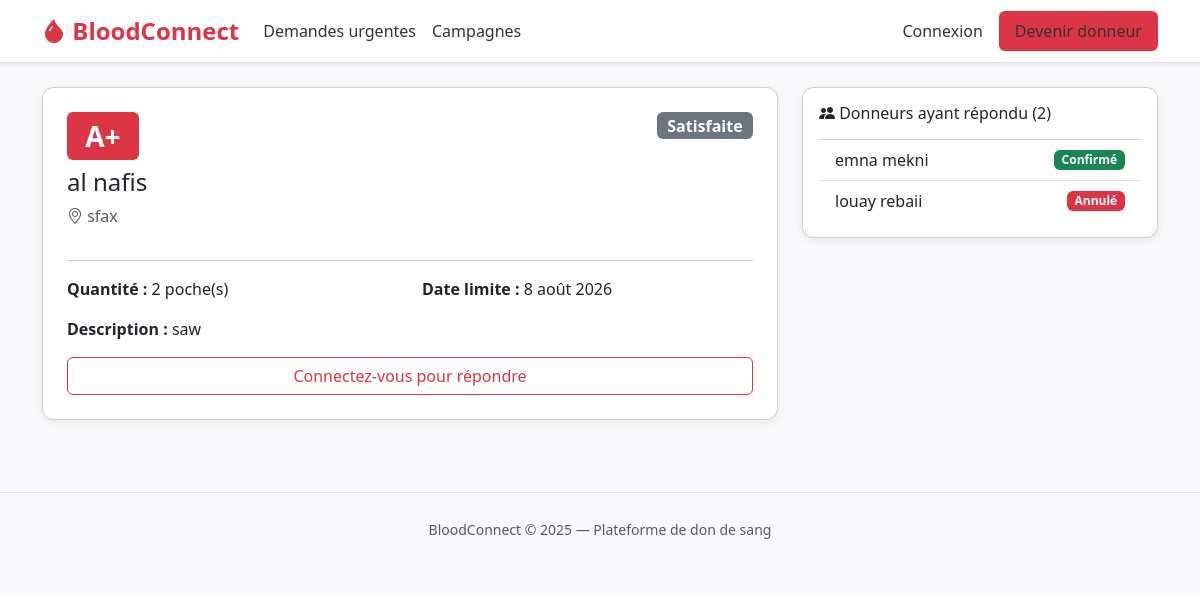
/demandes/5/, run on the app's committed database.
### core/models.py (models this page shows, shortened)
class DemandeUrgente(models.Model):
    STATUT_CHOICES = [
        ('active', 'Active'),
        ('cloturee', 'Clôturée'),
        ('satisfaite', 'Satisfaite'),
    ]
    hopital = models.ForeignKey(Hopital, on_delete=models.CASCADE, related_name='demandes')
    groupe_sanguin = models.CharField(max_length=3, choices=BLOOD_GROUPS)
    quantite = models.PositiveIntegerField(help_text="Nombre de poches")
    delai = models.DateField(help_text="Date limite")
    description = models.TextField(blank=True)
    statut = models.CharField(max_length=20, choices=STATUT_CHOICES, default='active')
    date_creation = models.DateTimeField(auto_now_add=True)

class Hopital(models.Model):
    user = models.OneToOneField(User, on_delete=models.CASCADE, related_name='hopital')
    nom = models.CharField(max_length=200)
    adresse = models.TextField()
    ville = models.CharField(max_length=100)
    numero_agrement = models.CharField(max_length=50, unique=True)
    valide = models.BooleanField(default=False)

class ReponseAppel(models.Model):
    STATUT_CHOICES = [
        ('en_attente', 'En attente'),
        ('confirme', 'Confirmé'),
        ('annule', 'Annulé'),
    ]
    demande = models.ForeignKey(DemandeUrgente, on_delete=models.CASCADE, related_name='reponses')
    donneur = models.ForeignKey(Donneur, on_delete=models.CASCADE, related_name='reponses')
    date_reponse = models.DateTimeField(auto_now_add=True)
    statut = models.CharField(max_length=20, choices=STATUT_CHOICES, default='en_attente')
    class Meta:
        unique_together = ('demande', 'donneur')

class Donneur(models.Model):
    SEX_CHOICES = [('M', 'Homme'), ('F', 'Femme')]
    user = models.OneToOneField(User, on_delete=models.CASCADE, related_name='donneur')
    groupe_sanguin = models.CharField(max_length=3, choices=BLOOD_GROUPS)
    sexe = models.CharField(max_length=1, choices=SEX_CHOICES)
    date_naissance = models.DateField()
    ville = models.CharField(max_length=100)
    actif = models.BooleanField(default=True)

### core/views/demande_views.py (the view)
# urls.py: path('<int:pk>/', demande_views.detail_demande, name='detail_demande'),
def detail_demande(request, pk):
    demande = get_object_or_404(DemandeUrgente, pk=pk)
    reponses = demande.reponses.select_related('donneur__user').all()
    deja_repondu = False
    est_donneur = False
    if request.user.is_authenticated and hasattr(request.user, 'donneur'):
        est_donneur = True
        deja_repondu = ReponseAppel.objects.filter(
            demande=demande,
            donneur=request.user.donneur
        ).exists()
    context = {
        'demande': demande,
        'reponses': reponses,
        'deja_repondu': deja_repondu,
        'est_donneur': est_donneur,
    }
    return render(request, 'demandes/detail.html', context)

### templates/demandes/detail.html (shortened to what this page needs)
{% extends 'base.html' %}
{% block content %}
<div class="row">
  <div class="col-md-8">
    <div class="card p-4 mb-4">
      <div class="d-flex justify-content-between align-items-start">
        <div>
          <span class="badge bg-danger fs-3 mb-2">{{ demande.groupe_sanguin }}</span>
          <h4>{{ demande.hopital.nom }}</h4>
          <p class="text-muted"><i class="bi bi-geo-alt"></i> {{ demande.hopital.ville }}</p>
        </div>
        <span class="badge bg-{% if demande.statut == 'active' %}success{% else %}secondary{% endif %} fs-6">
          {{ demande.get_statut_display }}
        </span>
      </div>
      <hr>
      <div class="row">
        <div class="col-6">
          <p><strong>Quantité :</strong> {{ demande.quantite }} poche(s)</p>
        </div>
        <div class="col-6">
          <p><strong>Date limite :</strong> {{ demande.delai }}</p>
        </div>
      </div>
      {% if demande.description %}
        <p><strong>Description :</strong> {{ demande.description }}</p>
      {% endif %}
      {% if user.is_authenticated and est_donneur %}
        {% if deja_repondu %}
          <div class="alert alert-success"><i class="bi bi-check-circle"></i> Vous avez déjà répondu à cette demande.</div>
        {% elif demande.statut == 'active' %}
          <a href="{% url 'repondre_demande' demande.pk %}" class="btn btn-danger">
            <i class="bi bi-heart-fill"></i> Je veux donner
          </a>
        {% endif %}
      {% elif not user.is_authenticated %}
        <a href="{% url 'login' %}" class="btn btn-outline-danger">Connectez-vous pour répondre</a>
      {% endif %}
    </div>
  </div>
  <div class="col-md-4">
    <div class="card p-3">
      <h6><i class="bi bi-people-fill"></i> Donneurs ayant répondu ({{ reponses.count }})</h6>
      <ul class="list-group list-group-flush mt-2">
        {% for r in reponses %}
          <li class="list-group-item d-flex justify-content-between align-items-center">
            {{ r.donneur.user.get_full_name }}
            <span class="badge bg-{% if r.statut == 'confirme' %}success{% elif r.statut == 'annule' %}danger{% else %}warning text-dark{% endif %}">
              {{ r.get_statut_display }}
            </span>
          </li>
        {% empty %}
          <li class="list-group-item text-muted">Aucune réponse pour l'instant.</li>
        {% endfor %}
      </ul>
    </div>
  </div>
</div>
{% endblock %}

### templates/base.html (style rules this page uses)
body { background-color: #f8f9fa; }
.card { border-radius: 12px; box-shadow: 0 2px 8px rgba(0,0,0,0.08); }

### data on the page
DemandeUrgente: groupe_sanguin "A+", hopital.nom "al nafis", hopital.ville "sfax", statut "Satisfaite", quantite "2", delai "8 août 2026", description "saw"
ReponseAppel: donneur.user.get_full_name "emna mekni", statut "Confirmé"
ReponseAppel: donneur.user.get_full_name "louay rebaii", statut "Annulé"

### other printed values
{{ reponses.count }} "2"
